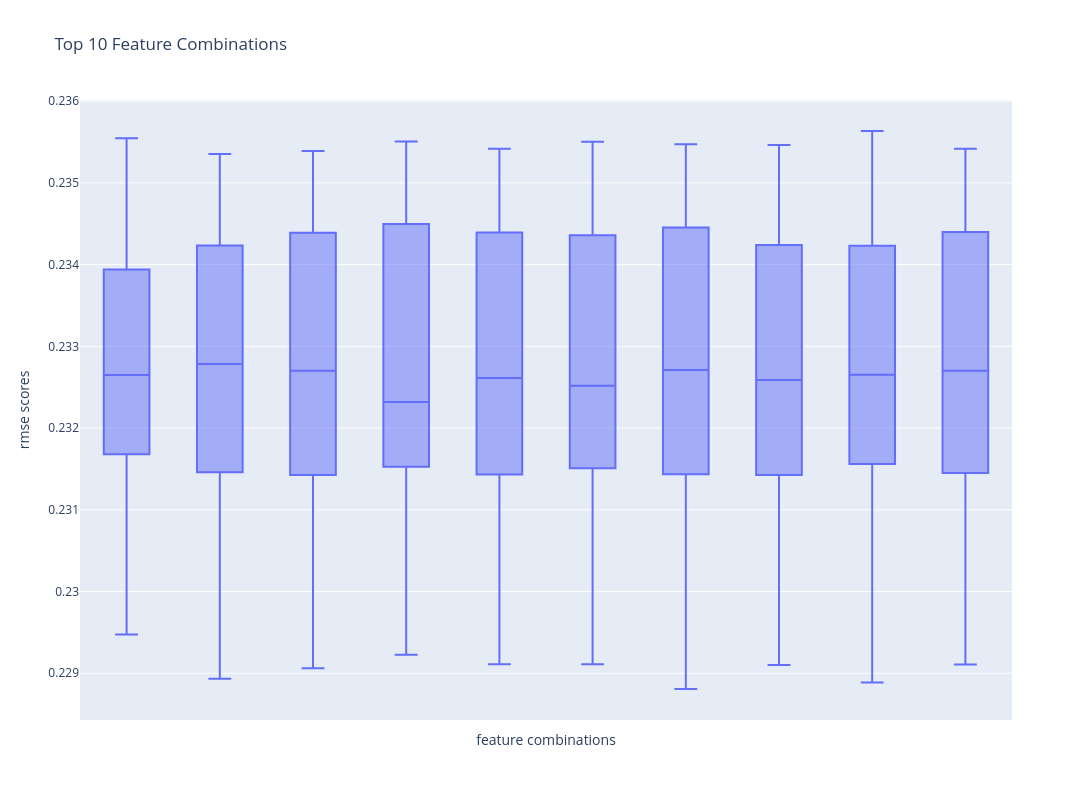

The code cell stored with this chart in its notebook:
### Markdown cell above
### Visualization

### Code cell
pio.renderers.default = 'plotly_mimetype'
x = df_agg_metrics.sort_values(by='mean_rmse')['features'].head(10)

fig = px.box(df_metrics[df_metrics['features'].isin(x)], x='features',
             y='rmse_scores', title='RMSE Boxplot of Top 10 Feature Combinations')
fig.update_layout(height=800, width=1100,
                  title_text="Top 10 Feature Combinations",
                  xaxis_title="feature combinations", yaxis_title="rmse scores")
fig.update_xaxes(showticklabels=False)
fig.show()

### Figure 1 — Plotly figure (JSON) as saved in the notebook; plotly's stock layout.template omitted (floating-point values rounded to 4 significant figures)
{"data": [{"alignmentgroup": "True", "hovertemplate": "features=%{x}<br>rmse_scores=%{y}<extra></extra>", "legendgroup": "", "marker": {"color": "#636efa"}, "name": "", "notched": false, "offsetgroup": "", "orientation": "v", "showlegend": false, "type": "box", "x": ["f_0_neuralness,f_1_num_of_terms,f_3_has_numbers,f_4_has_special_char,f_5_has_punctuation_at_end,f_7_capital_letters_ratio,f_8_stopwords_ratio,f_14_max_document_frequency,f_15_min_document_frequency,f_16_total_document_frequency,f_17_average_document_frequency,f_18_variance_document_frequency,f_19_std_dev_document_frequency,f_20_max_inverse_document_frequency,f_21_min_inverse_document_frequency,f_22_total_inverse_document_frequency,f_24_variance_inverse_document_frequency,f_25_std_dev_inverse_document_frequency", "f_0_neuralness,f_1_num_of_terms,f_3_has_numbers,f_4_has_special_char,f_5_has_punctuation_at_end,f_7_capital_letters_ratio,f_8_stopwords_ratio,f_14_max_document_frequency,f_15_min_document_frequency,f_16_total_document_frequency,f_17_average_document_frequency,f_18_variance_document_frequency,f_19_std_dev_document_frequency,f_20_max_inverse_document_frequency,f_21_min_inverse_document_frequency,f_22_total_inverse_document_frequency,f_24_variance_inverse_document_frequency,f_25_std_dev_inverse_document_frequency", "f_0_neuralness,f_1_num_of_terms,f_3_has_numbers,f_4_has_special_char,f_5_has_punctuation_at_end,f_7_capital_letters_ratio,f_8_stopwords_ratio,f_14_max_document_frequency,f_15_min_document_frequency,f_16_total_document_frequency,f_17_average_document_frequency,f_18_variance_document_frequency,f_19_std_dev_document_frequency,f_20_max_inverse_document_frequency,f_21_min_inverse_document_frequency,f_22_total_inverse_document_frequency,f_24_variance_inverse_document_frequency,f_25_std_dev_inverse_document_frequency", "f_0_neuralness,f_1_num_of_terms,f_3_has_numbers,f_4_has_special_char,f_5_has_punctuation_at_end,f_7_capital_letters_ratio,f_8_stopwords_ratio,f_14_max_document_frequency,f_15_min_document_frequency,f_16_total_document_frequency,f_17_average_document_frequency,f_18_variance_document_frequency,f_19_std_dev_document_frequency,f_20_max_inverse_document_frequency,f_21_min_inverse_document_frequency,f_22_total_inverse_document_frequency,f_24_variance_inverse_document_frequency,f_25_std_dev_inverse_document_frequency", "f_0_neuralness,f_1_num_of_terms,f_3_has_numbers,f_4_has_special_char,f_5_has_punctuation_at_end,f_7_capital_letters_ratio,f_8_stopwords_ratio,f_14_max_document_frequency,f_15_min_document_frequency,f_16_total_document_frequency,f_17_average_document_frequency,f_18_variance_document_frequency,f_19_std_dev_document_frequency,f_20_max_inverse_document_frequency,f_21_min_inverse_document_frequency,f_22_total_inverse_document_frequency,f_24_variance_inverse_document_frequency,f_25_std_dev_inverse_document_frequency", "f_0_neuralness,f_2_query_length,f_3_has_numbers,f_4_has_special_char,f_5_has_punctuation_at_end,f_7_capital_letters_ratio,f_8_stopwords_ratio,f_14_max_document_frequency,f_15_min_document_frequency,f_16_total_document_frequency,f_17_average_document_frequency,f_18_variance_document_frequency,f_19_std_dev_document_frequency,f_20_max_inverse_document_frequency,f_21_min_inverse_document_frequency,f_22_total_inverse_document_frequency,f_24_variance_inverse_document_frequency,f_25_std_dev_inverse_document_frequency", "f_0_neuralness,f_2_query_length,f_3_has_numbers,f_4_has_special_char,f_5_has_punctuation_at_end,f_7_capital_letters_ratio,f_8_stopwords_ratio,f_14_max_document_frequency,f_15_min_document_frequency,f_16_total_document_frequency,f_17_average_document_frequency,f_18_variance_document_frequency,f_19_std_dev_document_frequency,f_20_max_inverse_document_frequency,f_21_min_inverse_document_frequency,f_22_total_inverse_document_frequency,f_24_variance_inverse_document_frequency,f_25_std_dev_inverse_document_frequency", "f_0_neuralness,f_2_query_length,f_3_has_numbers,f_4_has_special_char,f_5_has_punctuation_at_end,f_7_capital_letters_ratio,f_8_stopwords_ratio,f_14_max_document_frequency,f_15_min_document_frequency,f_16_total_document_frequency,f_17_average_document_frequency,f_18_variance_document_frequency,f_19_std_dev_document_frequency,f_20_max_inverse_document_frequency,f_21_min_inverse_document_frequency,f_22_total_inverse_document_frequency,f_24_variance_inverse_document_frequency,f_25_std_dev_inverse_document_frequency", "f_0_neuralness,f_2_query_length,f_3_has_numbers,f_4_has_special_char,f_5_has_punctuation_at_end,f_7_capital_letters_ratio,f_8_stopwords_ratio,f_14_max_document_frequency,f_15_min_document_frequency,f_16_total_document_frequency,f_17_average_document_frequency,f_18_variance_document_frequency,f_19_std_dev_document_frequency,f_20_max_inverse_document_frequency,f_21_min_inverse_document_frequency,f_22_total_inverse_document_frequency,f_24_variance_inverse_document_frequency,f_25_std_dev_inverse_document_frequency", "f_0_neuralness,f_2_query_length,f_3_has_numbers,f_4_has_special_char,f_5_has_punctuation_at_end,f_7_capital_letters_ratio,f_8_stopwords_ratio,f_14_max_document_frequency,f_15_min_document_frequency,f_16_total_document_frequency,f_17_average_document_frequency,f_18_variance_document_frequency,f_19_std_dev_document_frequency,f_20_max_inverse_document_frequency,f_21_min_inverse_document_frequency,f_22_total_inverse_document_frequency,f_24_variance_inverse_document_frequency,f_25_std_dev_inverse_document_frequency", "f_0_neuralness,f_2_query_length,f_3_has_numbers,f_4_has_special_char,f_5_has_punctuation_at_end,f_7_capital_letters_ratio,f_8_stopwords_ratio,f_14_max_document_frequency,f_15_min_document_frequency,f_16_total_document_frequency,f_17_average_document_frequency,f_18_variance_document_frequency,f_19_std_dev_document_frequency,f_21_min_inverse_document_frequency,f_22_total_inverse_document_frequency,f_23_average_inverse_document_frequency,f_24_variance_inverse_document_frequency,f_25_std_dev_inverse_document_frequency", "f_0_neuralness,f_2_query_length,f_3_has_numbers,f_4_has_special_char,f_5_has_punctuation_at_end,f_7_capital_letters_ratio,f_8_stopwords_ratio,f_14_max_document_frequency,f_15_min_document_frequency,f_16_total_document_frequency,f_17_average_document_frequency,f_18_variance_document_frequency,f_19_std_dev_document_frequency,f_21_min_inverse_document_frequency,f_22_total_inverse_document_frequency,f_23_average_inverse_document_frequency,f_24_variance_inverse_document_frequency,f_25_std_dev_inverse_document_frequency", "f_0_neuralness,f_2_query_length,f_3_has_numbers,f_4_has_special_char,f_5_has_punctuation_at_end,f_7_capital_letters_ratio,f_8_stopwords_ratio,f_14_max_document_frequency,f_15_min_document_frequency,f_16_total_document_frequency,f_17_average_document_frequency,f_18_variance_document_frequency,f_19_std_dev_document_frequency,f_21_min_inverse_document_frequency,f_22_total_inverse_document_frequency,f_23_average_inverse_document_frequency,f_24_variance_inverse_document_frequency,f_25_std_dev_inverse_document_frequency", "f_0_neuralness,f_2_query_length,f_3_has_numbers,f_4_has_special_char,f_5_has_punctuation_at_end,f_7_capital_letters_ratio,f_8_stopwords_ratio,f_14_max_document_frequency,f_15_min_document_frequency,f_16_total_document_frequency,f_17_average_document_frequency,f_18_variance_document_frequency,f_19_std_dev_document_frequency,f_21_min_inverse_document_frequency,f_22_total_inverse_document_frequency,f_23_average_inverse_document_frequency,f_24_variance_inverse_document_frequency,f_25_std_dev_inverse_document_frequency", "f_0_neuralness,f_2_query_length,f_3_has_numbers,f_4_has_special_char,f_5_has_punctuation_at_end,f_7_capital_letters_ratio,f_8_stopwords_ratio,f_14_max_document_frequency,f_15_min_document_frequency,f_16_total_document_frequency,f_17_average_document_frequency,f_18_variance_document_frequency,f_19_std_dev_document_frequency,f_21_min_inverse_document_frequency,f_22_total_inverse_document_frequency,f_23_average_inverse_document_frequency,f_24_variance_inverse_document_frequency,f_25_std_dev_inverse_document_frequency", "f_0_neuralness,f_2_query_length,f_3_has_numbers,f_4_has_special_char,f_5_has_punctuation_at_end,f_7_capital_letters_ratio,f_8_stopwords_ratio,f_14_max_document_frequency,f_15_min_document_frequency,f_16_total_document_frequency,f_18_variance_document_frequency,f_19_std_dev_document_frequency,f_20_max_inverse_document_frequency,f_21_min_inverse_document_frequency,f_22_total_inverse_document_frequency,f_23_average_inverse_document_frequency,f_24_variance_inverse_document_frequency,f_25_std_dev_inverse_document_frequency", "f_0_neuralness,f_2_query_length,f_3_has_numbers,f_4_has_special_char,f_5_has_punctuation_at_end,f_7_capital_letters_ratio,f_8_stopwords_ratio,f_14_max_document_frequency,f_15_min_document_frequency,f_16_total_document_frequency,f_18_variance_document_frequency,f_19_std_dev_document_frequency,f_20_max_inverse_document_frequency,f_21_min_inverse_document_frequency,f_22_total_inverse_document_frequency,f_23_average_inverse_document_frequency,f_24_variance_inverse_document_frequency,f_25_std_dev_inverse_document_frequency", "f_0_neuralness,f_2_query_length,f_3_has_numbers,f_4_has_special_char,f_5_has_punctuation_at_end,f_7_capital_letters_ratio,f_8_stopwords_ratio,f_14_max_document_frequency,f_15_min_document_frequency,f_16_total_document_frequency,f_18_variance_document_frequency,f_19_std_dev_document_frequency,f_20_max_inverse_document_frequency,f_21_min_inverse_document_frequency,f_22_total_inverse_document_frequency,f_23_average_inverse_document_frequency,f_24_variance_inverse_document_frequency,f_25_std_dev_inverse_document_frequency", "f_0_neuralness,f_2_query_length,f_3_has_numbers,f_4_has_special_char,f_5_has_punctuation_at_end,f_7_capital_letters_ratio,f_8_stopwords_ratio,f_14_max_document_frequency,f_15_min_document_frequency,f_16_total_document_frequency,f_18_variance_document_frequency,f_19_std_dev_document_frequency,f_20_max_inverse_document_frequency,f_21_min_inverse_document_frequency,f_22_total_inverse_document_frequency,f_23_average_inverse_document_frequency,f_24_variance_inverse_document_frequency,f_25_std_dev_inverse_document_frequency", "f_0_neuralness,f_2_query_length,f_3_has_numbers,f_4_has_special_char,f_5_has_punctuation_at_end,f_7_capital_letters_ratio,f_8_stopwords_ratio,f_14_max_document_frequency,f_15_min_document_frequency,f_16_total_document_frequency,f_18_variance_document_frequency,f_19_std_dev_document_frequency,f_20_max_inverse_document_frequency,f_21_min_inverse_document_frequency,f_22_total_inverse_document_frequency,f_23_average_inverse_document_frequency,f_24_variance_inverse_document_frequency,f_25_std_dev_inverse_document_frequency", "f_0_neuralness,f_2_query_length,f_3_has_numbers,f_4_has_special_char,f_5_has_punctuation_at_end,f_7_capital_letters_ratio,f_8_stopwords_ratio,f_14_max_document_frequency,f_15_min_document_frequency,f_17_average_document_frequency,f_18_variance_document_frequency,f_19_std_dev_document_frequency,f_20_max_inverse_document_frequency,f_21_min_inverse_document_frequency,f_22_total_inverse_document_frequency,f_23_average_inverse_document_frequency,f_24_variance_inverse_document_frequency,f_25_std_dev_inverse_document_frequency", "f_0_neuralness,f_2_query_length,f_3_has_numbers,f_4_has_special_char,f_5_has_punctuation_at_end,f_7_capital_letters_ratio,f_8_stopwords_ratio,f_14_max_document_frequency,f_15_min_document_frequency,f_17_average_document_frequency,f_18_variance_document_frequency,f_19_std_dev_document_frequency,f_20_max_inverse_document_frequency,f_21_min_inverse_document_frequency,f_22_total_inverse_document_frequency,f_23_average_inverse_document_frequency,f_24_variance_inverse_document_frequency,f_25_std_dev_inverse_document_frequency", "f_0_neuralness,f_2_query_length,f_3_has_numbers,f_4_has_special_char,f_5_has_punctuation_at_end,f_7_capital_letters_ratio,f_8_stopwords_ratio,f_14_max_document_frequency,f_15_min_document_frequency,f_17_average_document_frequency,f_18_variance_document_frequency,f_19_std_dev_document_frequency,f_20_max_inverse_document_frequency,f_21_min_inverse_document_frequency,f_22_total_inverse_document_frequency,f_23_average_inverse_document_frequency,f_24_variance_inverse_document_frequency,f_25_std_dev_inverse_document_frequency", "f_0_neuralness,f_2_query_length,f_3_has_numbers,f_4_has_special_char,f_5_has_punctuation_at_end,f_7_capital_letters_ratio,f_8_stopwords_ratio,f_14_max_document_frequency,f_15_min_document_frequency,f_17_average_document_frequency,f_18_variance_document_frequency,f_19_std_dev_document_frequency,f_20_max_inverse_document_frequency,f_21_min_inverse_document_frequency,f_22_total_inverse_document_frequency,f_23_average_inverse_document_frequency,f_24_variance_inverse_document_frequency,f_25_std_dev_inverse_document_frequency", "f_0_neuralness,f_2_query_length,f_3_has_numbers,f_4_has_special_char,f_5_has_punctuation_at_end,f_7_capital_letters_ratio,f_8_stopwords_ratio,f_14_max_document_frequency,f_15_min_document_frequency,f_17_average_document_frequency,f_18_variance_document_frequency,f_19_std_dev_document_frequency,f_20_max_inverse_document_frequency,f_21_min_inverse_document_frequency,f_22_total_inverse_document_frequency,f_23_average_inverse_document_frequency,f_24_variance_inverse_document_frequency,f_25_std_dev_inverse_document_frequency", "f_0_neuralness,f_2_query_length,f_3_has_numbers,f_4_has_special_char,f_5_has_punctuation_at_end,f_7_capital_letters_ratio,f_8_stopwords_ratio,f_15_min_document_frequency,f_16_total_document_frequency,f_17_average_document_frequency,f_18_variance_document_frequency,f_19_std_dev_document_frequency,f_20_max_inverse_document_frequency,f_21_min_inverse_document_frequency,f_22_total_inverse_document_frequency,f_23_average_inverse_document_frequency,f_24_variance_inverse_document_frequency,f_25_std_dev_inverse_document_frequency", "f_0_neuralness,f_2_query_length,f_3_has_numbers,f_4_has_special_char,f_5_has_punctuation_at_end,f_7_capital_letters_ratio,f_8_stopwords_ratio,f_15_min_document_frequency,f_16_total_document_frequency,f_17_average_document_frequency,f_18_variance_document_frequency,f_19_std_dev_document_frequency,f_20_max_inverse_document_frequency,f_21_min_inverse_document_frequency,f_22_total_inverse_document_frequency,f_23_average_inverse_document_frequency,f_24_variance_inverse_document_frequency,f_25_std_dev_inverse_document_frequency", "f_0_neuralness,f_2_query_length,f_3_has_numbers,f_4_has_special_char,f_5_has_punctuation_at_end,f_7_capital_letters_ratio,f_8_stopwords_ratio,f_15_min_document_frequency,f_16_total_document_frequency,f_17_average_document_frequency,f_18_variance_document_frequency,f_19_std_dev_document_frequency,f_20_max_inverse_document_frequency,f_21_min_inverse_document_frequency,f_22_total_inverse_document_frequency,f_23_average_inverse_document_frequency,f_24_variance_inverse_document_frequency,f_25_std_dev_inverse_document_frequency", "f_0_neuralness,f_2_query_length,f_3_has_numbers,f_4_has_special_char,f_5_has_punctuation_at_end,f_7_capital_letters_ratio,f_8_stopwords_ratio,f_15_min_document_frequency,f_16_total_document_frequency,f_17_average_document_frequency,f_18_variance_document_frequency,f_19_std_dev_document_frequency,f_20_max_inverse_document_frequency,f_21_min_inverse_document_frequency,f_22_total_inverse_document_frequency,f_23_average_inverse_document_frequency,f_24_variance_inverse_document_frequency,f_25_std_dev_inverse_document_frequency", "f_0_neuralness,f_2_query_length,f_3_has_numbers,f_4_has_special_char,f_5_has_punctuation_at_end,f_7_capital_letters_ratio,f_8_stopwords_ratio,f_15_min_document_frequency,f_16_total_document_frequency,f_17_average_document_frequency,f_18_variance_document_frequency,f_19_std_dev_document_frequency,f_20_max_inverse_document_frequency,f_21_min_inverse_document_frequency,f_22_total_inverse_document_frequency,f_23_average_inverse_document_frequency,f_24_variance_inverse_document_frequency,f_25_std_dev_inverse_document_frequency", "f_0_neuralness,f_2_query_length,f_3_has_numbers,f_4_has_special_char,f_7_capital_letters_ratio,f_8_stopwords_ratio,f_14_max_document_frequency,f_15_min_document_frequency,f_16_total_document_frequency,f_17_average_document_frequency,f_18_variance_document_frequency,f_19_std_dev_document_frequency,f_20_max_inverse_document_frequency,f_21_min_inverse_document_frequency,f_22_total_inverse_document_frequency,f_23_average_inverse_document_frequency,f_24_variance_inverse_document_frequency,f_25_std_dev_inverse_document_frequency", "f_0_neuralness,f_2_query_length,f_3_has_numbers,f_4_has_special_char,f_7_capital_letters_ratio,f_8_stopwords_ratio,f_14_max_document_frequency,f_15_min_document_frequency,f_16_total_document_frequency,f_17_average_document_frequency,f_18_variance_document_frequency,f_19_std_dev_document_frequency,f_20_max_inverse_document_frequency,f_21_min_inverse_document_frequency,f_22_total_inverse_document_frequency,f_23_average_inverse_document_frequency,f_24_variance_inverse_document_frequency,f_25_std_dev_inverse_document_frequency", "f_0_neuralness,f_2_query_length,f_3_has_numbers,f_4_has_special_char,f_7_capital_letters_ratio,f_8_stopwords_ratio,f_14_max_document_frequency,f_15_min_document_frequency,f_16_total_document_frequency,f_17_average_document_frequency,f_18_variance_document_frequency,f_19_std_dev_document_frequency,f_20_max_inverse_document_frequency,f_21_min_inverse_document_frequency,f_22_total_inverse_document_frequency,f_23_average_inverse_document_frequency,f_24_variance_inverse_document_frequency,f_25_std_dev_inverse_document_frequency", "f_0_neuralness,f_2_query_length,f_3_has_numbers,f_4_has_special_char,f_7_capital_letters_ratio,f_8_stopwords_ratio,f_14_max_document_frequency,f_15_min_document_frequency,f_16_total_document_frequency,f_17_average_document_frequency,f_18_variance_document_frequency,f_19_std_dev_document_frequency,f_20_max_inverse_document_frequency,f_21_min_inverse_document_frequency,f_22_total_inverse_document_frequency,f_23_average_inverse_document_frequency,f_24_variance_inverse_document_frequency,f_25_std_dev_inverse_document_frequency", "f_0_neuralness,f_2_query_length,f_3_has_numbers,f_4_has_special_char,f_7_capital_letters_ratio,f_8_stopwords_ratio,f_14_max_document_frequency,f_15_min_document_frequency,f_16_total_document_frequency,f_17_average_document_frequency,f_18_variance_document_frequency,f_19_std_dev_document_frequency,f_20_max_inverse_document_frequency,f_21_min_inverse_document_frequency,f_22_total_inverse_document_frequency,f_23_average_inverse_document_frequency,f_24_variance_inverse_document_frequency,f_25_std_dev_inverse_document_frequency", "f_0_neuralness,f_2_query_length,f_4_has_special_char,f_5_has_punctuation_at_end,f_7_capital_letters_ratio,f_8_stopwords_ratio,f_14_max_document_frequency,f_15_min_document_frequency,f_16_total_document_frequency,f_17_average_document_frequency,f_18_variance_document_frequency,f_19_std_dev_document_frequency,f_20_max_inverse_document_frequency,f_21_min_inverse_document_frequency,f_22_total_inverse_document_frequency,f_23_average_inverse_document_frequency,f_24_variance_inverse_document_frequency,f_25_std_dev_inverse_document_frequency", "f_0_neuralness,f_2_query_length,f_4_has_special_char,f_5_has_punctuation_at_end,f_7_capital_letters_ratio,f_8_stopwords_ratio,f_14_max_document_frequency,f_15_min_document_frequency,f_16_total_document_frequency,f_17_average_document_frequency,f_18_variance_document_frequency,f_19_std_dev_document_frequency,f_20_max_inverse_document_frequency,f_21_min_inverse_document_frequency,f_22_total_inverse_document_frequency,f_23_average_inverse_document_frequency,f_24_variance_inverse_document_frequency,f_25_std_dev_inverse_document_frequency", "f_0_neuralness,f_2_query_length,f_4_has_special_char,f_5_has_punctuation_at_end,f_7_capital_letters_ratio,f_8_stopwords_ratio,f_14_max_document_frequency,f_15_min_document_frequency,f_16_total_document_frequency,f_17_average_document_frequency,f_18_variance_document_frequency,f_19_std_dev_document_frequency,f_20_max_inverse_document_frequency,f_21_min_inverse_document_frequency,f_22_total_inverse_document_frequency,f_23_average_inverse_document_frequency,f_24_variance_inverse_document_frequency,f_25_std_dev_inverse_document_frequency", "f_0_neuralness,f_2_query_length,f_4_has_special_char,f_5_has_punctuation_at_end,f_7_capital_letters_ratio,f_8_stopwords_ratio,f_14_max_document_frequency,f_15_min_document_frequency,f_16_total_document_frequency,f_17_average_document_frequency,f_18_variance_document_frequency,f_19_std_dev_document_frequency,f_20_max_inverse_document_frequency,f_21_min_inverse_document_frequency,f_22_total_inverse_document_frequency,f_23_average_inverse_document_frequency,f_24_variance_inverse_document_frequency,f_25_std_dev_inverse_document_frequency", "f_0_neuralness,f_2_query_length,f_4_has_special_char,f_5_has_punctuation_at_end,f_7_capital_letters_ratio,f_8_stopwords_ratio,f_14_max_document_frequency,f_15_min_document_frequency,f_16_total_document_frequency,f_17_average_document_frequency,f_18_variance_document_frequency,f_19_std_dev_document_frequency,f_20_max_inverse_document_frequency,f_21_min_inverse_document_frequency,f_22_total_inverse_document_frequency,f_23_average_inverse_document_frequency,f_24_variance_inverse_document_frequency,f_25_std_dev_inverse_document_frequency", "f_0_neuralness,f_3_has_numbers,f_4_has_special_char,f_5_has_punctuation_at_end,f_7_capital_letters_ratio,f_8_stopwords_ratio,f_14_max_document_frequency,f_15_min_document_frequency,f_16_total_document_frequency,f_17_average_document_frequency,f_18_variance_document_frequency,f_19_std_dev_document_frequency,f_20_max_inverse_document_frequency,f_21_min_inverse_document_frequency,f_22_total_inverse_document_frequency,f_23_average_inverse_document_frequency,f_24_variance_inverse_document_frequency,f_25_std_dev_inverse_document_frequency", "f_0_neuralness,f_3_has_numbers,f_4_has_special_char,f_5_has_punctuation_at_end,f_7_capital_letters_ratio,f_8_stopwords_ratio,f_14_max_document_frequency,f_15_min_document_frequency,f_16_total_document_frequency,f_17_average_document_frequency,f_18_variance_document_frequency,f_19_std_dev_document_frequency,f_20_max_inverse_document_frequency,f_21_min_inverse_document_frequency,f_22_total_inverse_document_frequency,f_23_average_inverse_document_frequency,f_24_variance_inverse_document_frequency,f_25_std_dev_inverse_document_frequency", "f_0_neuralness,f_3_has_numbers,f_4_has_special_char,f_5_has_punctuation_at_end,f_7_capital_letters_ratio,f_8_stopwords_ratio,f_14_max_document_frequency,f_15_min_document_frequency,f_16_total_document_frequency,f_17_average_document_frequency,f_18_variance_document_frequency,f_19_std_dev_document_frequency,f_20_max_inverse_document_frequency,f_21_min_inverse_document_frequency,f_22_total_inverse_document_frequency,f_23_average_inverse_document_frequency,f_24_variance_inverse_document_frequency,f_25_std_dev_inverse_document_frequency", "f_0_neuralness,f_3_has_numbers,f_4_has_special_char,f_5_has_punctuation_at_end,f_7_capital_letters_ratio,f_8_stopwords_ratio,f_14_max_document_frequency,f_15_min_document_frequency,f_16_total_document_frequency,f_17_average_document_frequency,f_18_variance_document_frequency,f_19_std_dev_document_frequency,f_20_max_inverse_document_frequency,f_21_min_inverse_document_frequency,f_22_total_inverse_document_frequency,f_23_average_inverse_document_frequency,f_24_variance_inverse_document_frequency,f_25_std_dev_inverse_document_frequency", "f_0_neuralness,f_3_has_numbers,f_4_has_special_char,f_5_has_punctuation_at_end,f_7_capital_letters_ratio,f_8_stopwords_ratio,f_14_max_document_frequency,f_15_min_document_frequency,f_16_total_document_frequency,f_17_average_document_frequency,f_18_variance_document_frequency,f_19_std_dev_document_frequency,f_20_max_inverse_document_frequency,f_21_min_inverse_document_frequency,f_22_total_inverse_document_frequency,f_23_average_inverse_document_frequency,f_24_variance_inverse_document_frequency,f_25_std_dev_inverse_document_frequency", "f_0_neuralness,f_2_query_length,f_3_has_numbers,f_4_has_special_char,f_5_has_punctuation_at_end,f_7_capital_letters_ratio,f_8_stopwords_ratio,f_14_max_document_frequency,f_15_min_document_frequency,f_16_total_document_frequency,f_17_average_document_frequency,f_18_variance_document_frequency,f_19_std_dev_document_frequency,f_20_max_inverse_document_frequency,f_21_min_inverse_document_frequency,f_22_total_inverse_document_frequency,f_23_average_inverse_document_frequency,f_24_variance_inverse_document_frequency,f_25_std_dev_inverse_document_frequency", "f_0_neuralness,f_2_query_length,f_3_has_numbers,f_4_has_special_char,f_5_has_punctuation_at_end,f_7_capital_letters_ratio,f_8_stopwords_ratio,f_14_max_document_frequency,f_15_min_document_frequency,f_16_total_document_frequency,f_17_average_document_frequency,f_18_variance_document_frequency,f_19_std_dev_document_frequency,f_20_max_inverse_document_frequency,f_21_min_inverse_document_frequency,f_22_total_inverse_document_frequency,f_23_average_inverse_document_frequency,f_24_variance_inverse_document_frequency,f_25_std_dev_inverse_document_frequency", "f_0_neuralness,f_2_query_length,f_3_has_numbers,f_4_has_special_char,f_5_has_punctuation_at_end,f_7_capital_letters_ratio,f_8_stopwords_ratio,f_14_max_document_frequency,f_15_min_document_frequency,f_16_total_document_frequency,f_17_average_document_frequency,f_18_variance_document_frequency,f_19_std_dev_document_frequency,f_20_max_inverse_document_frequency,f_21_min_inverse_document_frequency,f_22_total_inverse_document_frequency,f_23_average_inverse_document_frequency,f_24_variance_inverse_document_frequency,f_25_std_dev_inverse_document_frequency", "f_0_neuralness,f_2_query_length,f_3_has_numbers,f_4_has_special_char,f_5_has_punctuation_at_end,f_7_capital_letters_ratio,f_8_stopwords_ratio,f_14_max_document_frequency,f_15_min_document_frequency,f_16_total_document_frequency,f_17_average_document_frequency,f_18_variance_document_frequency,f_19_std_dev_document_frequency,f_20_max_inverse_document_frequency,f_21_min_inverse_document_frequency,f_22_total_inverse_document_frequency,f_23_average_inverse_document_frequency,f_24_variance_inverse_document_frequency,f_25_std_dev_inverse_document_frequency", "f_0_neuralness,f_2_query_length,f_3_has_numbers,f_4_has_special_char,f_5_has_punctuation_at_end,f_7_capital_letters_ratio,f_8_stopwords_ratio,f_14_max_document_frequency,f_15_min_document_frequency,f_16_total_document_frequency,f_17_average_document_frequency,f_18_variance_document_frequency,f_19_std_dev_document_frequency,f_20_max_inverse_document_frequency,f_21_min_inverse_document_frequency,f_22_total_inverse_document_frequency,f_23_average_inverse_document_frequency,f_24_variance_inverse_document_frequency,f_25_std_dev_inverse_document_frequency"], "x0": " ", "xaxis": "x", "y": [0.2355, 0.2326, 0.2334, 0.2324, 0.2295, 0.2354, 0.2328, 0.2339, 0.2323, 0.2289, 0.2354, 0.2327, 0.2341, 0.2322, 0.2291, 0.2355, 0.2323, 0.2342, 0.2323, 0.2292, 0.2354, 0.2326, 0.2341, 0.2322, 0.2291, 0.2355, 0.2325, 0.234, 0.2323, 0.2291, 0.2355, 0.2327, 0.2341, 0.2323, 0.2288, 0.2355, 0.2326, 0.2338, 0.2322, 0.2291, 0.2356, 0.2327, 0.2338, 0.2325, 0.2289, 0.2354, 0.2327, 0.2341, 0.2322, 0.2291], "y0": " ", "yaxis": "y"}], "layout": {"boxmode": "group", "height": 800, "legend": {"tracegroupgap": 0}, "title": {"text": "Top 10 Feature Combinations"}, "width": 1100, "xaxis": {"anchor": "y", "autorange": true, "domain": [0, 1], "range": [-0.5, 9.5], "showticklabels": false, "title": {"text": "feature combinations"}, "type": "category"}, "yaxis": {"anchor": "x", "autorange": true, "domain": [0, 1], "range": [0.2284, 0.236], "title": {"text": "rmse scores"}, "type": "linear"}}}
